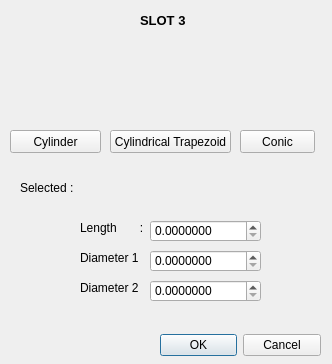
<?xml version="1.0" encoding="UTF-8"?>
<ui version="4.0">
 <class>Dialog</class>
 <widget class="QDialog" name="Dialog">
  <property name="geometry">
   <rect>
    <x>0</x>
    <y>0</y>
    <width>332</width>
    <height>364</height>
   </rect>
  </property>
  <property name="windowTitle">
   <string>Dialog</string>
  </property>
  <widget class="QDialogButtonBox" name="buttonBox">
   <property name="geometry">
    <rect>
     <x>160</x>
     <y>330</y>
     <width>161</width>
     <height>31</height>
    </rect>
   </property>
   <property name="orientation">
    <enum>Qt::Horizontal</enum>
   </property>
   <property name="standardButtons">
    <set>QDialogButtonBox::Cancel|QDialogButtonBox::Ok</set>
   </property>
  </widget>
  <widget class="QLabel" name="label_5">
   <property name="geometry">
    <rect>
     <x>240</x>
     <y>50</y>
     <width>81</width>
     <height>61</height>
    </rect>
   </property>
   <property name="text">
    <string/>
   </property>
   <property name="pixmap">
    <pixmap resource="qrc file/resource_img.qrc">:/geometric/cone-removebg-preview.png</pixmap>
   </property>
   <property name="scaledContents">
    <bool>true</bool>
   </property>
  </widget>
  <widget class="QLabel" name="label_8">
   <property name="geometry">
    <rect>
     <x>80</x>
     <y>280</y>
     <width>61</width>
     <height>16</height>
    </rect>
   </property>
   <property name="text">
    <string>Diameter 2 :</string>
   </property>
  </widget>
  <widget class="QLabel" name="label_7">
   <property name="geometry">
    <rect>
     <x>80</x>
     <y>250</y>
     <width>61</width>
     <height>16</height>
    </rect>
   </property>
   <property name="text">
    <string>Diameter 1 :</string>
   </property>
  </widget>
  <widget class="QDoubleSpinBox" name="doubleSpinBox_2">
   <property name="geometry">
    <rect>
     <x>150</x>
     <y>250</y>
     <width>111</width>
     <height>22</height>
    </rect>
   </property>
   <property name="locale">
    <locale language="English" country="UnitedStates"/>
   </property>
   <property name="decimals">
    <number>7</number>
   </property>
   <property name="maximum">
    <double>9999999.000000000000000</double>
   </property>
  </widget>
  <widget class="QLabel" name="label">
   <property name="geometry">
    <rect>
     <x>140</x>
     <y>10</y>
     <width>51</width>
     <height>21</height>
    </rect>
   </property>
   <property name="font">
    <font>
     <pointsize>10</pointsize>
     <weight>75</weight>
     <bold>true</bold>
    </font>
   </property>
   <property name="text">
    <string>SLOT 3</string>
   </property>
  </widget>
  <widget class="QPushButton" name="pushButton_3">
   <property name="geometry">
    <rect>
     <x>240</x>
     <y>130</y>
     <width>75</width>
     <height>23</height>
    </rect>
   </property>
   <property name="text">
    <string>Conic</string>
   </property>
  </widget>
  <widget class="QLabel" name="label_4">
   <property name="geometry">
    <rect>
     <x>130</x>
     <y>50</y>
     <width>91</width>
     <height>61</height>
    </rect>
   </property>
   <property name="text">
    <string/>
   </property>
   <property name="pixmap">
    <pixmap resource="qrc file/resource_img.qrc">:/geometric/trapezoid-removebg-preview.png</pixmap>
   </property>
   <property name="scaledContents">
    <bool>true</bool>
   </property>
  </widget>
  <widget class="QLabel" name="label_2">
   <property name="geometry">
    <rect>
     <x>20</x>
     <y>180</y>
     <width>221</width>
     <height>16</height>
    </rect>
   </property>
   <property name="text">
    <string>Selected : </string>
   </property>
  </widget>
  <widget class="QPushButton" name="pushButton">
   <property name="geometry">
    <rect>
     <x>10</x>
     <y>130</y>
     <width>91</width>
     <height>23</height>
    </rect>
   </property>
   <property name="text">
    <string>Cylinder</string>
   </property>
  </widget>
  <widget class="QDoubleSpinBox" name="doubleSpinBox">
   <property name="geometry">
    <rect>
     <x>150</x>
     <y>220</y>
     <width>111</width>
     <height>22</height>
    </rect>
   </property>
   <property name="locale">
    <locale language="English" country="UnitedStates"/>
   </property>
   <property name="decimals">
    <number>7</number>
   </property>
   <property name="maximum">
    <double>9999999.000000000000000</double>
   </property>
  </widget>
  <widget class="QPushButton" name="pushButton_2">
   <property name="geometry">
    <rect>
     <x>110</x>
     <y>130</y>
     <width>121</width>
     <height>23</height>
    </rect>
   </property>
   <property name="text">
    <string>Cylindrical Trapezoid</string>
   </property>
  </widget>
  <widget class="QLabel" name="label_6">
   <property name="geometry">
    <rect>
     <x>80</x>
     <y>220</y>
     <width>71</width>
     <height>16</height>
    </rect>
   </property>
   <property name="text">
    <string>Length       :</string>
   </property>
  </widget>
  <widget class="QDoubleSpinBox" name="doubleSpinBox_3">
   <property name="geometry">
    <rect>
     <x>150</x>
     <y>280</y>
     <width>111</width>
     <height>22</height>
    </rect>
   </property>
   <property name="locale">
    <locale language="English" country="UnitedStates"/>
   </property>
   <property name="decimals">
    <number>7</number>
   </property>
   <property name="maximum">
    <double>9999999.000000000000000</double>
   </property>
  </widget>
  <widget class="QLabel" name="label_3">
   <property name="geometry">
    <rect>
     <x>10</x>
     <y>50</y>
     <width>91</width>
     <height>61</height>
    </rect>
   </property>
   <property name="text">
    <string/>
   </property>
   <property name="pixmap">
    <pixmap resource="qrc file/resource_img.qrc">:/geometric/Cylinder-removebg-preview.png</pixmap>
   </property>
   <property name="scaledContents">
    <bool>true</bool>
   </property>
  </widget>
 </widget>
 <resources>
  <include location="qrc file/resource_img.qrc"/>
 </resources>
 <connections>
  <connection>
   <sender>buttonBox</sender>
   <signal>accepted()</signal>
   <receiver>Dialog</receiver>
   <slot>accept()</slot>
   <hints>
    <hint type="sourcelabel">
     <x>248</x>
     <y>254</y>
    </hint>
    <hint type="destinationlabel">
     <x>157</x>
     <y>274</y>
    </hint>
   </hints>
  </connection>
  <connection>
   <sender>buttonBox</sender>
   <signal>rejected()</signal>
   <receiver>Dialog</receiver>
   <slot>reject()</slot>
   <hints>
    <hint type="sourcelabel">
     <x>316</x>
     <y>260</y>
    </hint>
    <hint type="destinationlabel">
     <x>286</x>
     <y>274</y>
    </hint>
   </hints>
  </connection>
 </connections>
</ui>
